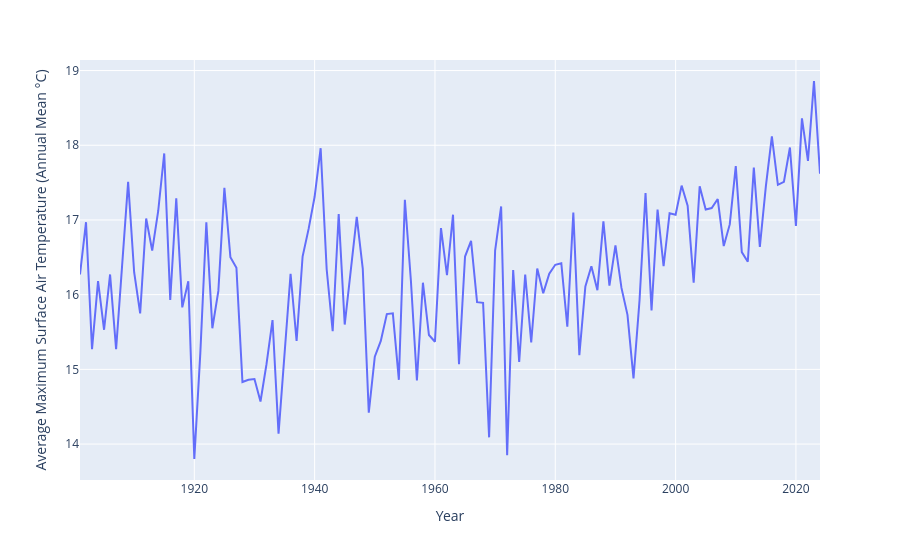
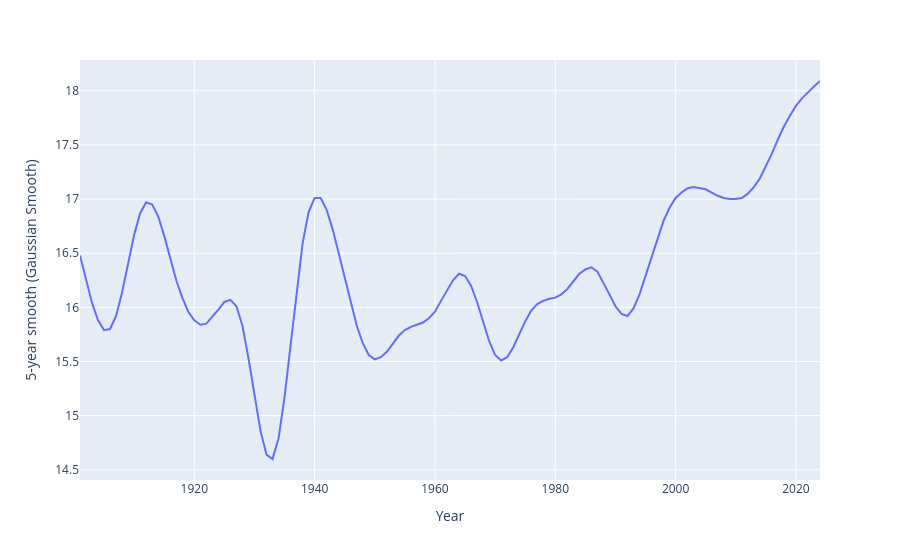
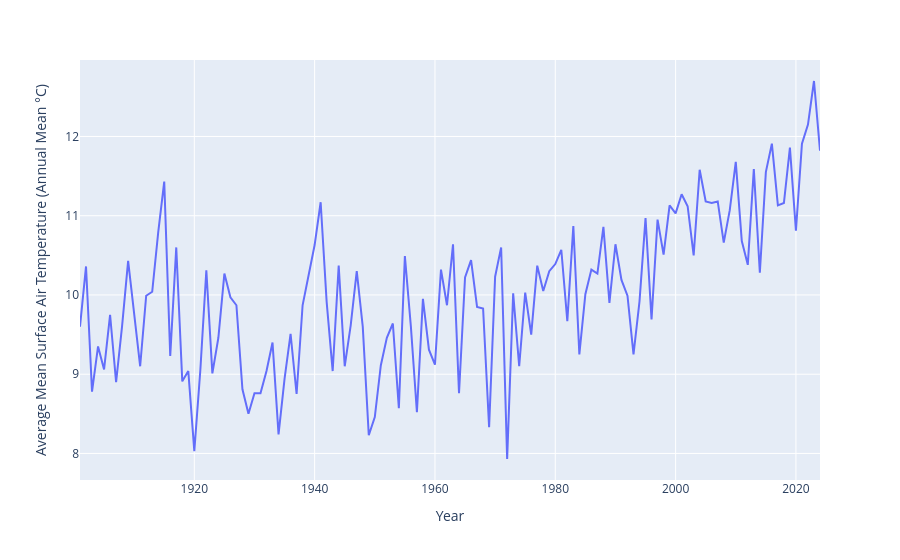
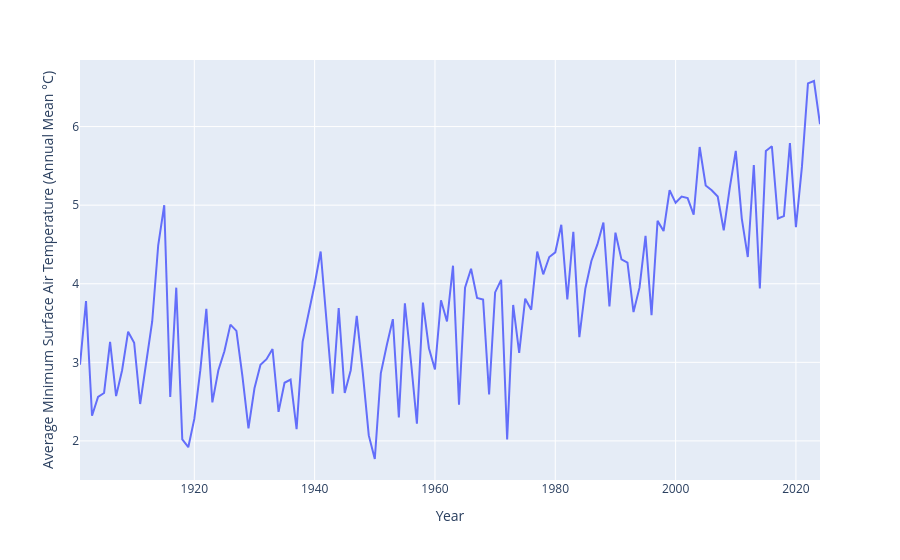

The cell these charts' notebook holds for them, in order:
### Code cell
data1 = data1.rename(columns={'Category':'Year'})
import plotly.express as px
parametr = [
    'Average Maximum Surface Air Temperature (Annual Mean °C)',
    '5-year smooth (Gaussian Smooth)',
    'Average Mean Surface Air Temperature (Annual Mean °C)',
    'Average Minimum Surface Air Temperature (Annual Mean °C)',
    'Precipitation (mm)'
]
for d in parametr:
    fig = px.line(data1, x='Year', y=d)
    fig.show()
